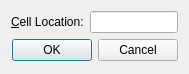
<?xml version="1.0" encoding="UTF-8"?>
<ui version="4.0">
 <class>GoToCellDialog</class>
 <widget class="QDialog" name="GoToCellDialog">
  <property name="geometry">
   <rect>
    <x>0</x>
    <y>0</y>
    <width>189</width>
    <height>74</height>
   </rect>
  </property>
  <property name="sizePolicy">
   <sizepolicy hsizetype="Preferred" vsizetype="Preferred">
    <horstretch>0</horstretch>
    <verstretch>0</verstretch>
   </sizepolicy>
  </property>
  <property name="windowTitle">
   <string>GoToCell</string>
  </property>
  <property name="sizeGripEnabled">
   <bool>false</bool>
  </property>
  <property name="modal">
   <bool>false</bool>
  </property>
  <layout class="QVBoxLayout" name="verticalLayout">
   <item>
    <layout class="QHBoxLayout" name="horizontalLayout">
     <item>
      <widget class="QLabel" name="label">
       <property name="text">
        <string>&amp;Cell Location:</string>
       </property>
       <property name="textFormat">
        <enum>Qt::TextFormat::AutoText</enum>
       </property>
       <property name="buddy">
        <cstring>lineEdit</cstring>
       </property>
      </widget>
     </item>
     <item>
      <widget class="QLineEdit" name="lineEdit"/>
     </item>
    </layout>
   </item>
   <item>
    <widget class="QDialogButtonBox" name="buttonBox">
     <property name="enabled">
      <bool>true</bool>
     </property>
     <property name="standardButtons">
      <set>QDialogButtonBox::StandardButton::Cancel|QDialogButtonBox::StandardButton::Ok</set>
     </property>
    </widget>
   </item>
  </layout>
 </widget>
 <layoutdefault spacing="6" margin="11"/>
 <tabstops>
  <tabstop>lineEdit</tabstop>
 </tabstops>
 <resources/>
 <connections/>
</ui>
